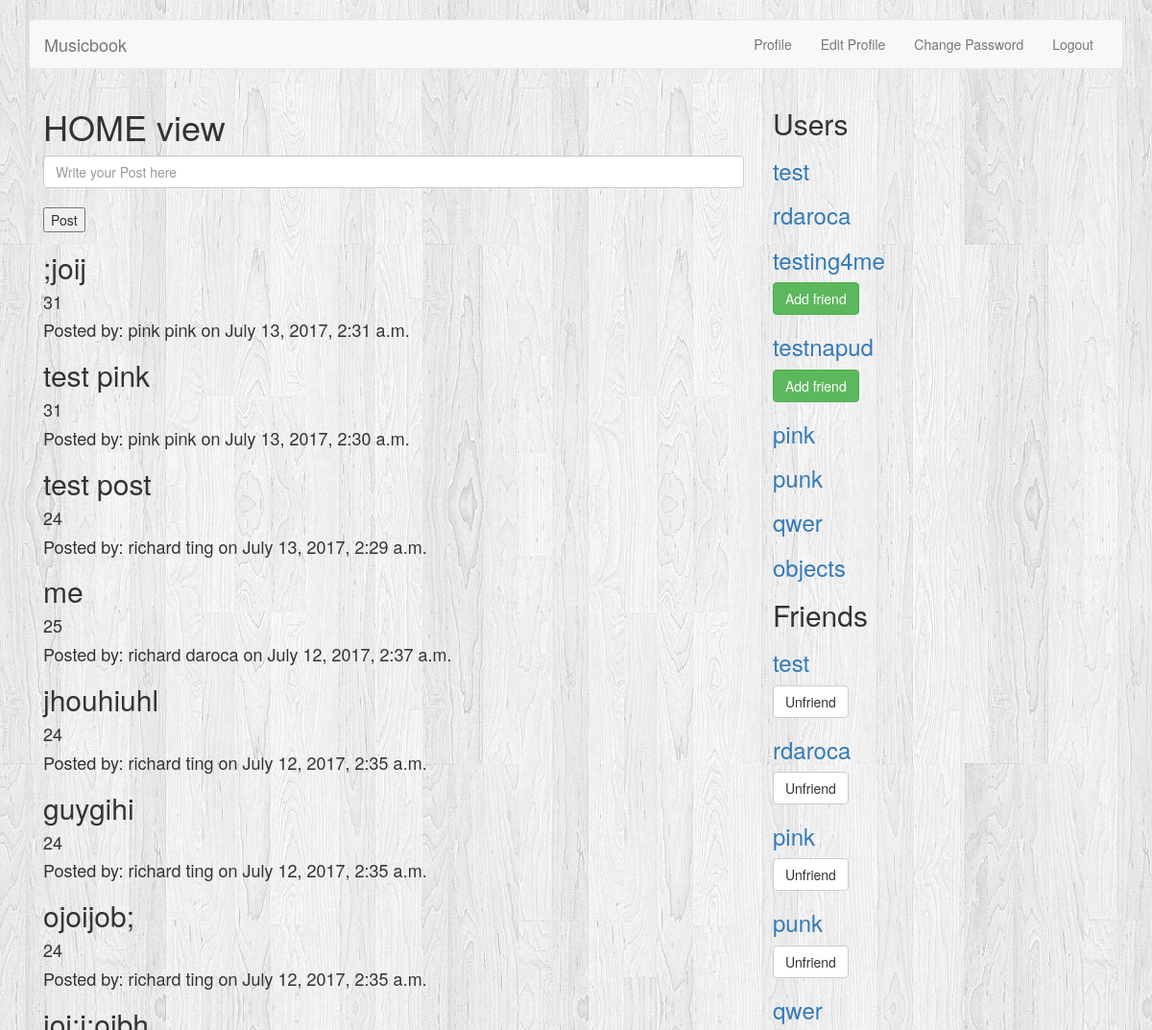
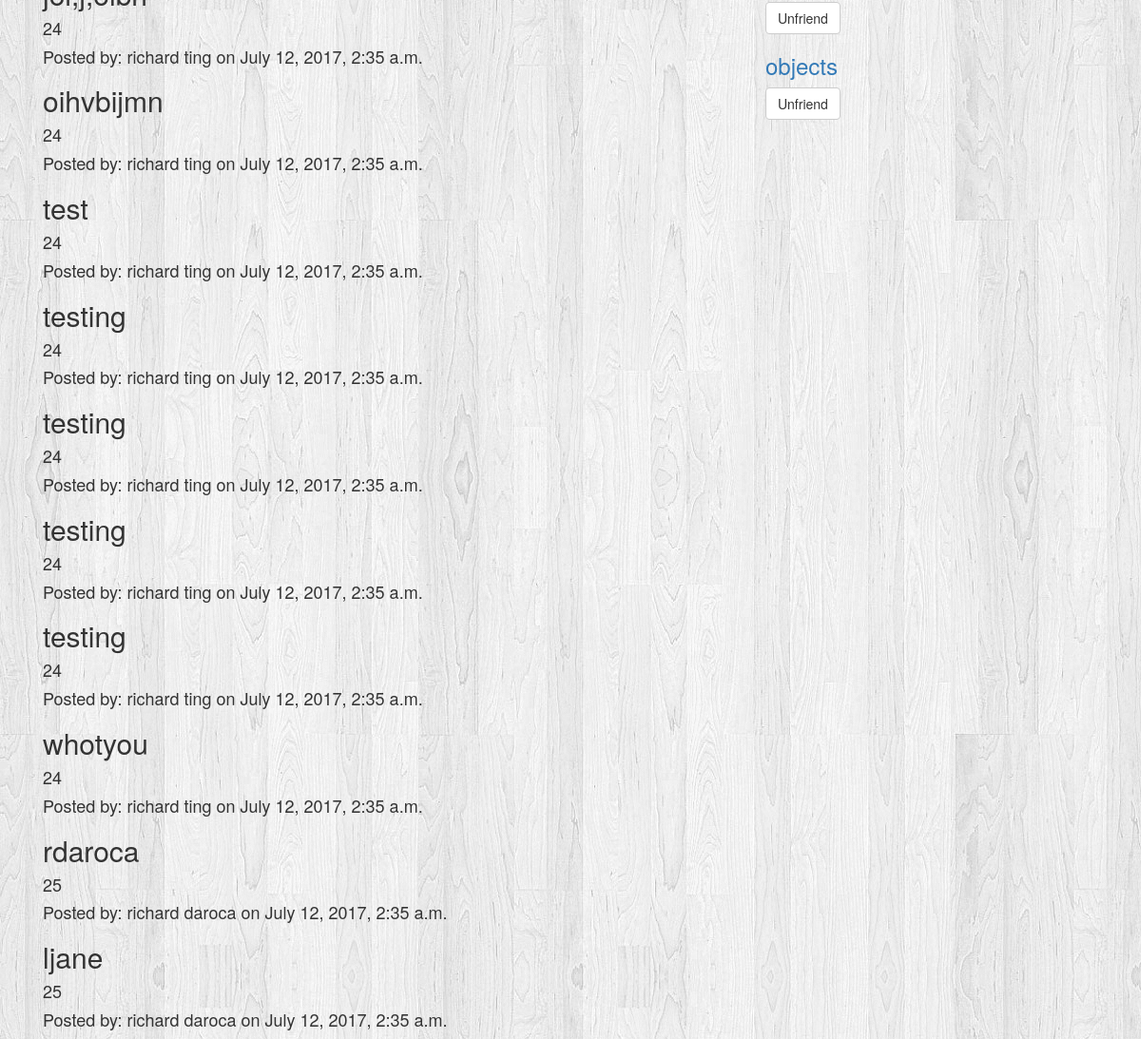
The page /home/ (signed in) on the database its author committed (2 pictures, top to bottom).
### home/models.py (models this page shows, shortened)
class Post(models.Model):
    post = models.CharField(max_length=500)
    user = models.ForeignKey(User)
    created = models.DateTimeField(auto_now_add=True)
    updated = models.DateTimeField(auto_now=True)

### home/views.py (the view, shortened to what this page needs)
class HomeView(TemplateView):
    template_name = 'home/home.html'
    def get(self, request):
        form = HomeForm()
        post = Post.objects.all().order_by('-created') #orders the post by date created
        users = User.objects.exclude(id=request.user.id)
        friend, created = Friend.objects.get_or_create(current_user=request.user)
        friends = friend.users.all()
        args = {'form': form, 'post': post, 'users': users, 'friends': friends}
        return render(request, self.template_name, args)

### home/forms.py
class HomeForm(forms.ModelForm):
    post = forms.CharField(widget=forms.TextInput(          # https://docs.djangoproject.com/en/1.11/ref/forms/widgets/
        attrs={                                             # adds attributes to TextInput in the form of a dictionary
            'class': 'form-control',                        # form-control is just a bootstrap class
            'placeholder': 'Write your Post here'           # placeholder is the text we see on the blank text field
        }
    ))
    class Meta:
        model = Post
        fields = ('post',)

### home/templates/home/home.html (shortened to what this page needs)
{% extends 'base.html' %}
{% block body %}
<div class="container">
    <div class="col-md-8">
            <form method="Post">
                <h1> HOME view </h1>
                    {{ form.post }}
                <br>
                <button type="submit">Post</button>
                {% for post in post %}
                    <h2>{{ post.post }}</h2>
                    <h4>{{ post.user.pk }}</h4>
                    <h4> Posted by: {{ post.user.get_full_name }} on {{ post.created }}</h4>
                {% endfor %}
            </form>
        </div>
    <div class="col-md-4">
        <h2>Users</h2>
        {% for user in users %}
            <a href="{% url 'accounts:profile-with-pk' pk=user.pk %}">
                <h3>{{ user.username }}</h3>
            </a>
            {% if user not in friends %}
                <a href="{% url 'home:connect_friend' operation='add' pk=user.pk %}">
                    <button type="button" class="btn btn-success">Add friend</button>
                </a>
            {% endif %}
        {% endfor %}
        <h2>Friends</h2>
        {% for friend in friends %}
            <a href="{% url 'accounts:profile-with-pk' pk=user.pk %}">
                <h3>{{ friend.username }}</h3>
            </a>
            <a href="{% url 'home:connect_friend' operation='unfriend' pk=friend.pk %}">
                <button type="button" class="btn btn-default">Unfriend</button>
            </a>
        {% endfor %}
    </div>
</div>
{% endblock %}

### accounts/templates/base.html (shortened to what this page needs)
<!DOCTYPE html>
<html lang="en">
<head>
    <link rel="stylesheet" href="https://maxcdn.bootstrapcdn.com/bootstrap/3.3.6/css/bootstrap.min.css">﻿
    {% load static %}
    <link rel="stylesheet" type="text/css" href="{% static 'accounts/style.css' %}">
</head>
<body>
<div class="container">
      <nav class="navbar navbar-default">
        <div class="container-fluid">
          <div class="navbar-header">
            <a class="navbar-brand" href="{% url 'home:home' %}">Musicbook</a>
          </div>
          <div id="navbar" class="navbar-collapse collapse">
            <ul class="nav navbar-nav navbar-right">
                {% if not user.is_authenticated %}
                    <li><a href="{% url 'accounts:reset_password' %}"> Reset Password <span class="sr-only">(current)</span></a></li>
                    <li><a class="active glyphicon glyphicon-log-in" href="{% url 'accounts:login' %}"> Login<span class="sr-only">(current)</span></a></li>
                    <li><a href="{% url 'accounts:signup' %}">Sign Up</a></li>
                {% else %}
                    <li><a href="{% url 'accounts:profile' %}"> Profile <span class="sr-only">(current)</span></a></li>
                    <li><a href="{% url 'accounts:editprofile' %}"> Edit Profile <span class="sr-only">(current)</span></a></li>
                    <li><a href="{% url 'accounts:change-password' %}"> Change Password <span class="sr-only">(current)</span></a></li>
                    <li><a href="{% url 'accounts:logout' %}"> Logout<span class="sr-only">(current)</span></a></li>
                {% endif %}
            </ul>
          </div>
        </div>
      </nav>
</div>
{% block body %}
{% endblock %}
</body>
</html>

### accounts/static/accounts/style.css (style rules this page uses)
body { background: white url('images/background.png'); }

### rows shown on the page
Post: post ";joij", user.pk "31", user.get_full_name "pink pink", created "July 13, 2017, 2:31 a.m."
Post: post "test pink", user.pk "31", user.get_full_name "pink pink", created "July 13, 2017, 2:30 a.m."
Post: post "test post", user.pk "24", user.get_full_name "richard ting", created "July 13, 2017, 2:29 a.m."
Post: post "me", user.pk "25", user.get_full_name "richard daroca", created "July 12, 2017, 2:37 a.m."
Post: post "jhouhiuhl", user.pk "24", user.get_full_name "richard ting", created "July 12, 2017, 2:35 a.m."
Post: post "guygihi", user.pk "24", user.get_full_name "richard ting", created "July 12, 2017, 2:35 a.m."
Post: post "ojoijob;", user.pk "24", user.get_full_name "richard ting", created "July 12, 2017, 2:35 a.m."
Post: post "joi;j;oibh", user.pk "24", user.get_full_name "richard ting", created "July 12, 2017, 2:35 a.m."
Post: post "oihvbijmn", user.pk "24", user.get_full_name "richard ting", created "July 12, 2017, 2:35 a.m."
Post: post "test", user.pk "24", user.get_full_name "richard ting", created "July 12, 2017, 2:35 a.m."
Post: post "testing", user.pk "24", user.get_full_name "richard ting", created "July 12, 2017, 2:35 a.m."
Post: post "testing", user.pk "24", user.get_full_name "richard ting", created "July 12, 2017, 2:35 a.m."
Post: post "testing", user.pk "24", user.get_full_name "richard ting", created "July 12, 2017, 2:35 a.m."
Post: post "testing", user.pk "24", user.get_full_name "richard ting", created "July 12, 2017, 2:35 a.m."
Post: post "whotyou", user.pk "24", user.get_full_name "richard ting", created "July 12, 2017, 2:35 a.m."
Post: post "rdaroca", user.pk "25", user.get_full_name "richard daroca", created "July 12, 2017, 2:35 a.m."
Post: post "ljane", user.pk "25", user.get_full_name "richard daroca", created "July 12, 2017, 2:35 a.m."

### other values the page prints
{{ user.username }} "test"
{{ user.username }} "rdaroca"
{{ user.username }} "testing4me"
{{ user.username }} "testnapud"
{{ user.username }} "pink"
{{ user.username }} "punk"
{{ user.username }} "qwer"
{{ user.username }} "objects"
{{ friend.username }} "test"
{{ friend.username }} "rdaroca"
{{ friend.username }} "pink"
{{ friend.username }} "punk"
{{ friend.username }} "qwer"
{{ friend.username }} "objects"
